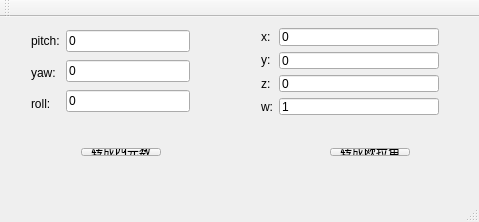
<?xml version="1.0" encoding="UTF-8"?>
<ui version="4.0">
 <class>MainWindow</class>
 <widget class="QMainWindow" name="MainWindow">
  <property name="enabled">
   <bool>true</bool>
  </property>
  <property name="geometry">
   <rect>
    <x>0</x>
    <y>0</y>
    <width>479</width>
    <height>222</height>
   </rect>
  </property>
  <property name="windowTitle">
   <string>MainWindow</string>
  </property>
  <widget class="QWidget" name="centralWidget">
   <widget class="QWidget" name="">
    <property name="geometry">
     <rect>
      <x>20</x>
      <y>0</y>
      <width>181</width>
      <height>111</height>
     </rect>
    </property>
    <layout class="QHBoxLayout" name="horizontalLayout">
     <item>
      <layout class="QVBoxLayout" name="verticalLayout_2">
       <item>
        <widget class="QLabel" name="label_p">
         <property name="text">
          <string>pitch:</string>
         </property>
        </widget>
       </item>
       <item>
        <widget class="QLabel" name="label_y">
         <property name="text">
          <string>yaw:</string>
         </property>
        </widget>
       </item>
       <item>
        <widget class="QLabel" name="label_r">
         <property name="text">
          <string>roll:</string>
         </property>
        </widget>
       </item>
      </layout>
     </item>
     <item>
      <layout class="QVBoxLayout" name="verticalLayout">
       <item>
        <widget class="QLineEdit" name="lineEdit_p">
         <property name="text">
          <string>0</string>
         </property>
        </widget>
       </item>
       <item>
        <widget class="QLineEdit" name="lineEdit_y">
         <property name="text">
          <string>0</string>
         </property>
        </widget>
       </item>
       <item>
        <widget class="QLineEdit" name="lineEdit_r">
         <property name="text">
          <string>0</string>
         </property>
        </widget>
       </item>
      </layout>
     </item>
    </layout>
   </widget>
   <widget class="QWidget" name="">
    <property name="geometry">
     <rect>
      <x>250</x>
      <y>0</y>
      <width>200</width>
      <height>109</height>
     </rect>
    </property>
    <layout class="QHBoxLayout" name="horizontalLayout_2">
     <item>
      <layout class="QVBoxLayout" name="verticalLayout_3">
       <item>
        <widget class="QLabel" name="label_x">
         <property name="text">
          <string>x:</string>
         </property>
        </widget>
       </item>
       <item>
        <widget class="QLabel" name="label_y_2">
         <property name="text">
          <string>y:</string>
         </property>
        </widget>
       </item>
       <item>
        <widget class="QLabel" name="label_z">
         <property name="text">
          <string>z:</string>
         </property>
        </widget>
       </item>
       <item>
        <widget class="QLabel" name="label_w">
         <property name="text">
          <string>w:</string>
         </property>
        </widget>
       </item>
      </layout>
     </item>
     <item>
      <layout class="QVBoxLayout" name="verticalLayout_4">
       <item>
        <widget class="QLineEdit" name="lineEdit_x">
         <property name="text">
          <string>0</string>
         </property>
        </widget>
       </item>
       <item>
        <widget class="QLineEdit" name="lineEdit_y_2">
         <property name="text">
          <string>0</string>
         </property>
        </widget>
       </item>
       <item>
        <widget class="QLineEdit" name="lineEdit_z">
         <property name="text">
          <string>0</string>
         </property>
        </widget>
       </item>
       <item>
        <widget class="QLineEdit" name="lineEdit_w">
         <property name="text">
          <string>1</string>
         </property>
        </widget>
       </item>
      </layout>
     </item>
    </layout>
   </widget>
   <widget class="QWidget" name="">
    <property name="geometry">
     <rect>
      <x>70</x>
      <y>120</y>
      <width>351</width>
      <height>30</height>
     </rect>
    </property>
    <layout class="QHBoxLayout" name="horizontalLayout_3">
     <item>
      <widget class="QPushButton" name="btn_euler2q">
       <property name="maximumSize">
        <size>
         <width>93</width>
         <height>28</height>
        </size>
       </property>
       <property name="text">
        <string>转成四元数</string>
       </property>
      </widget>
     </item>
     <item>
      <spacer name="horizontalSpacer">
       <property name="orientation">
        <enum>Qt::Horizontal</enum>
       </property>
       <property name="sizeHint" stdset="0">
        <size>
         <width>40</width>
         <height>20</height>
        </size>
       </property>
      </spacer>
     </item>
     <item>
      <widget class="QPushButton" name="pushButton">
       <property name="text">
        <string>转成欧拉角</string>
       </property>
      </widget>
     </item>
    </layout>
   </widget>
  </widget>
  <widget class="QMenuBar" name="menuBar">
   <property name="geometry">
    <rect>
     <x>0</x>
     <y>0</y>
     <width>479</width>
     <height>26</height>
    </rect>
   </property>
  </widget>
  <widget class="QToolBar" name="mainToolBar">
   <attribute name="toolBarArea">
    <enum>TopToolBarArea</enum>
   </attribute>
   <attribute name="toolBarBreak">
    <bool>false</bool>
   </attribute>
  </widget>
  <widget class="QStatusBar" name="statusBar"/>
 </widget>
 <layoutdefault spacing="6" margin="11"/>
 <resources/>
 <connections/>
</ui>
